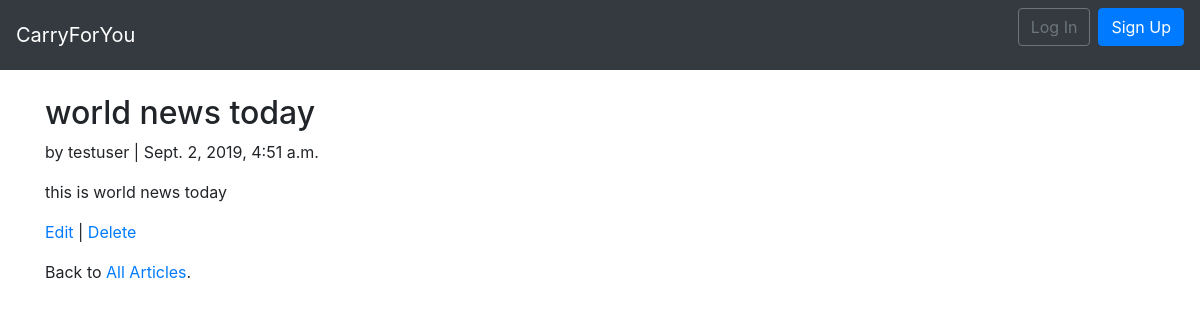
Page /posts/2/ on the committed database.
### posts/models.py (models this page shows, shortened)
class Post(models.Model):
    title = models.CharField(max_length=255)
    body = models.TextField()
    date = models.DateTimeField(auto_now_add=True)
    author = models.ForeignKey(
        get_user_model(),
        on_delete= models.CASCADE,
    )

### users/models.py (models this page shows)
class CustomUser(AbstractUser):
    num_bags = models.PositiveIntegerField(null=True, blank=True)

### posts/views.py (the view)
# urls.py: path('<int:pk>/', PostDetailView.as_view(), name='post_detail'),
class PostDetailView(DetailView):
    model = Post
    template_name = 'post_detail.html'

### templates/post_detail.html
{% extends 'base.html' %}
{% block content %}
<div class="article-entry">
    <h2>{{ object.title }}</h2>
    <p>by {{ object.author }} | {{ object.date }}</p>
    <p>{{ object.body }}</p>
</div>
<p><a href="{% url 'post_edit' post.pk %}">Edit</a> |
<a href="{% url 'post_delete' post.pk %}">Delete</a></p>
<p>Back to <a href="{% url 'post_list' %}">All Articles</a>.</p>
{% endblock content %}

### rows in the picture
Post: title "world news today", author "testuser", date "Sept. 2, 2019, 4:51 a.m.", body "this is world news today"
